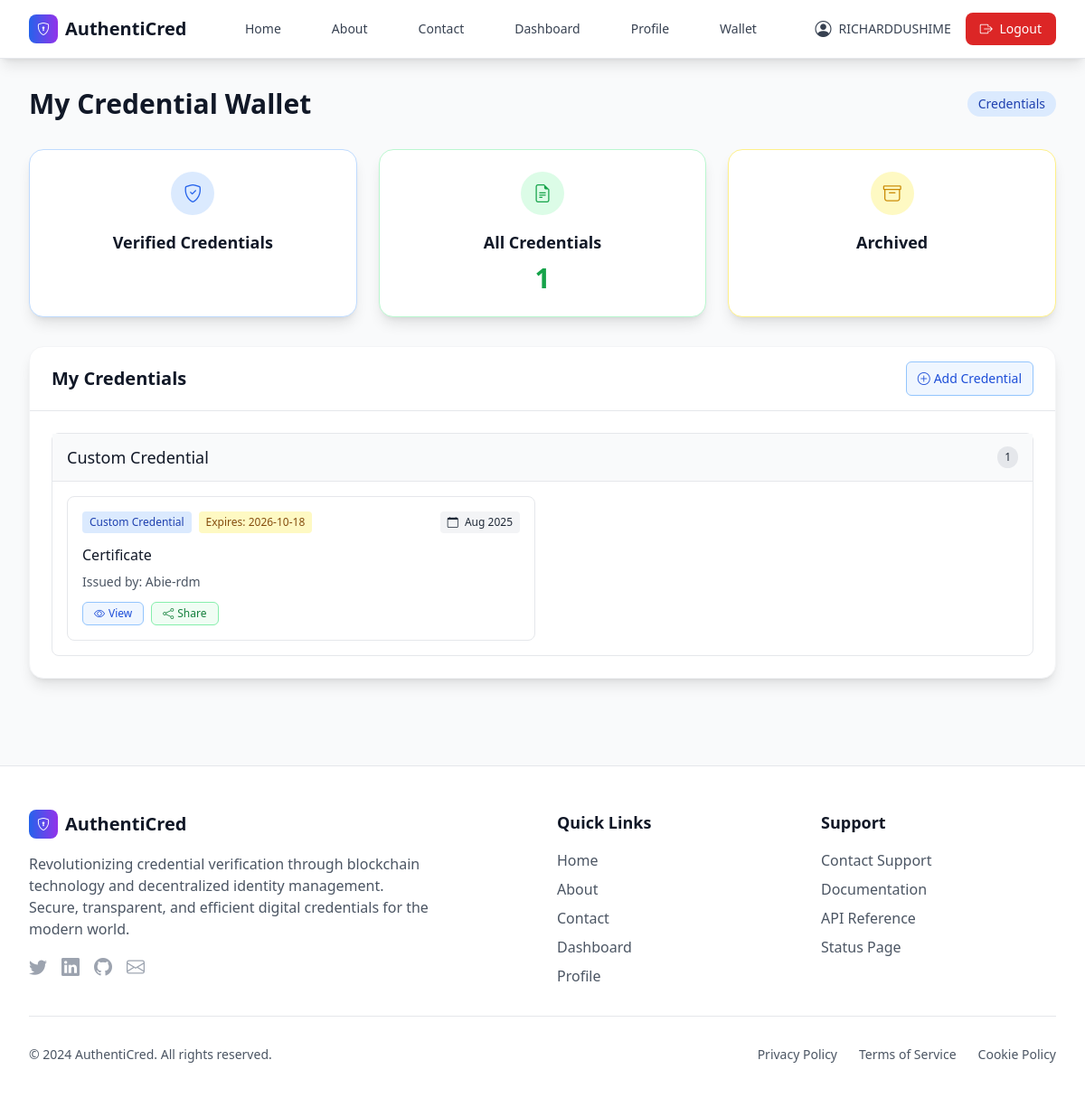
The page /wallets/ (signed in) on the database as committed earlier.
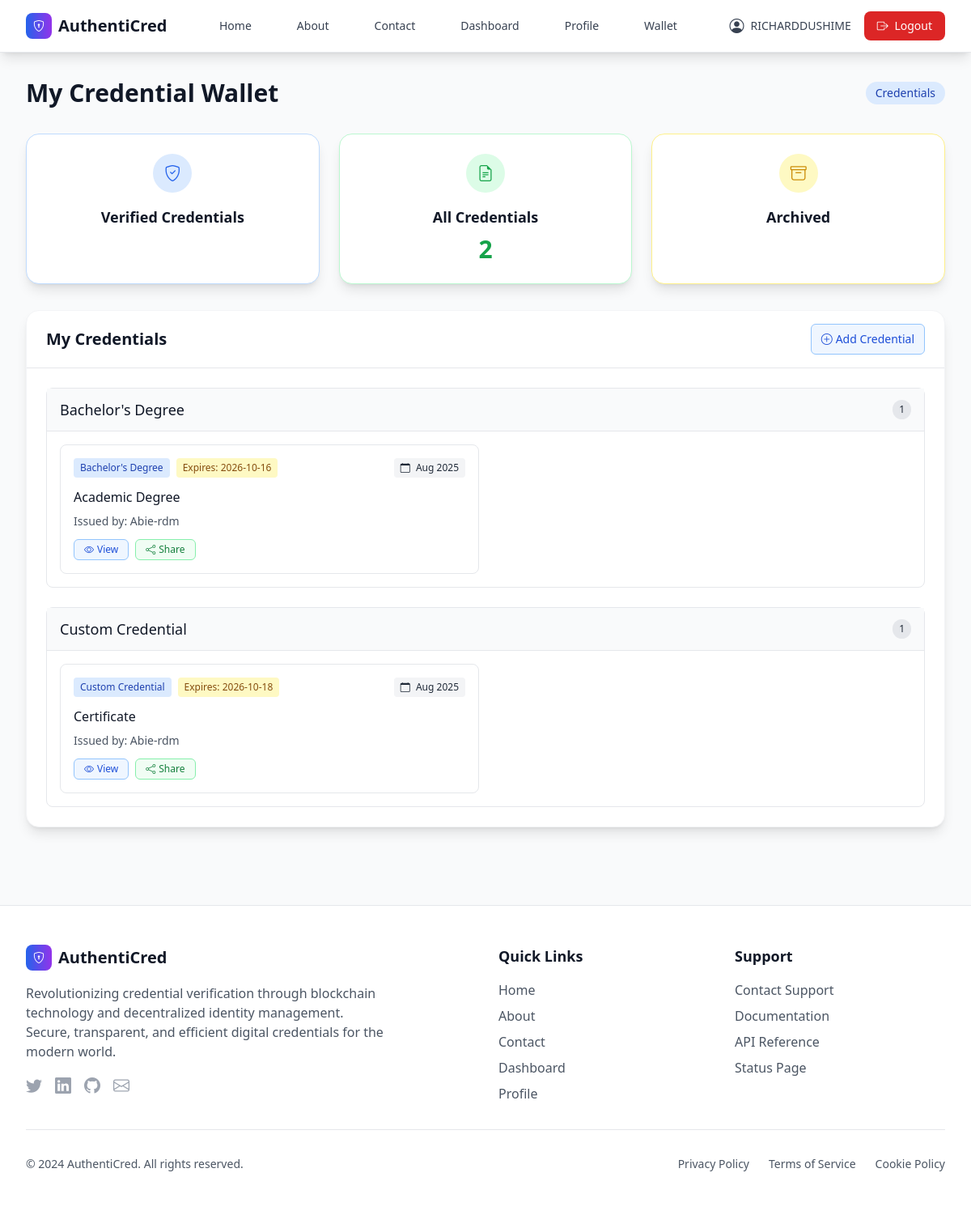
The same page on the database as committed later.
### wallets/models.py (models this page shows, shortened)
class WalletCredential(models.Model):
    id = models.UUIDField(primary_key=True, default=uuid.uuid4, editable=False)
    wallet = models.ForeignKey(Wallet, on_delete=models.CASCADE, related_name='wallet_credentials')
    credential = models.ForeignKey('credentials.Credential', on_delete=models.CASCADE)
    added_at = models.DateTimeField(auto_now_add=True)
    is_archived = models.BooleanField(default=False)
    class Meta:
        unique_together = ('wallet', 'credential')
        ordering = ['-added_at']

### credentials/models.py (models this page shows, shortened)
class Credential(models.Model):
    STATUS_CHOICES = (
        ('DRAFT', 'Draft'),
        ('ISSUED', 'Issued'),
        ('REVOKED', 'Revoked'),
        ('EXPIRED', 'Expired'),
    )
    id = models.UUIDField(primary_key=True, default=uuid.uuid4, editable=False)
    vc_json = models.JSONField()
    issuer = models.ForeignKey('users.User', on_delete=models.CASCADE, related_name='issued_credentials')
    holder = models.ForeignKey('users.User', on_delete=models.CASCADE, related_name='credentials')
    schema = models.ForeignKey(CredentialSchema, on_delete=models.SET_NULL, null=True, blank=True)
    title = models.CharField(max_length=255)
    description = models.TextField(blank=True, null=True)
    credential_type = models.CharField(max_length=100)
    status = models.CharField(max_length=20, choices=STATUS_CHOICES, default='DRAFT')
    created_at = models.DateTimeField(default=timezone.now)
    issued_at = models.DateTimeField(null=True, blank=True)
    expiration_date = models.DateField(null=True, blank=True)
    revocation_reason = models.TextField(blank=True, null=True)
    vc_hash = models.CharField(max_length=64, unique=True, null=True, blank=True, help_text="SHA256 hash of the credential JSON")

### users/models.py (models this page shows, shortened)
class User(AbstractUser):
    id = models.UUIDField(primary_key=True, default=uuid.uuid4, editable=False)
    user_type = models.CharField(max_length=20, choices=USER_TYPE_CHOICES)
    did = models.CharField(max_length=255, unique=True, null=True, blank=True)
    public_key = models.TextField(null=True, blank=True)
    created_at = models.DateTimeField(default=timezone.now)
    updated_at = models.DateTimeField(auto_now=True)
    groups = models.ManyToManyField(
        Group,
        verbose_name='groups',
        blank=True,
        help_text='The groups this user belongs to.',
        related_name="custom_user_set",
        related_query_name="user",
    )
    user_permissions = models.ManyToManyField(
        Permission,
        verbose_name='user permissions',
        blank=True,
        help_text='Specific permissions for this user.',
        related_name="custom_user_set",
        related_query_name="user",
    )
    def is_issuer(self):
        return self.user_type == 'INSTITUTION'
    def is_holder(self):
        return self.user_type == 'STUDENT'
    def is_verifier(self):
        return self.user_type == 'EMPLOYER'

### wallets/views.py (the view)
# urls.py: path('', views.wallet_home, name='wallet_home'),
@login_required
def wallet_home(request):
    wallet, created = Wallet.objects.get_or_create(user=request.user)
    if created:
        private_key, public_key = generate_key_pair()
        wallet.private_key = private_key
        wallet.save()
        request.user.public_key = public_key
        request.user.save()
    credentials = wallet.wallet_credentials.filter(is_archived=False).select_related('credential')
    credential_types = {}
    for wc in credentials:
        cred_type = wc.credential.credential_type
        if cred_type not in credential_types:
            credential_types[cred_type] = []
        credential_types[cred_type].append(wc)
    context = {
        'wallet': wallet,
        'credential_types': credential_types,
        'total_credentials': credentials.count(),
    }
    return render(request, 'wallets/wallet_home.html', context)

### wallets/templates/wallets/wallet_home.html (shortened to what the changed rows need)
{% extends 'users/base.html' %}
{% block content %}
<div class="max-w-7xl mx-auto">
    <div class="flex flex-col sm:flex-row justify-between items-start sm:items-center mb-8">
        <h1 class="text-3xl font-bold text-gray-900">My Credential Wallet</h1>
    </div>
    <div class="grid md:grid-cols-3 gap-6 mb-8">
        <div class="bg-white rounded-2xl shadow-lg border border-green-200 p-6 text-center">
            <div class="w-12 h-12 bg-green-100 rounded-full flex items-center justify-center mx-auto mb-4">
                <i class="bi bi-file-earmark-text text-green-600 text-xl"></i>
            </div>
            <h3 class="text-lg font-semibold text-gray-900 mb-2">All Credentials</h3>
            <p class="text-3xl font-bold text-green-600">{{ total_credentials }}</p>
        </div>
    </div>
    <div class="bg-white rounded-2xl shadow-lg border border-gray-100">
        <div class="px-6 py-4 border-b border-gray-200 flex justify-between items-center">
            <h2 class="text-xl font-semibold text-gray-900">My Credentials</h2>
        </div>
        <div class="p-6">
            {% if credential_types %}
                <div class="space-y-6">
                    {% for cred_type, credentials in credential_types.items %}
                    <div class="border border-gray-200 rounded-lg">
                        <div class="px-4 py-3 bg-gray-50 border-b border-gray-200">
                            <div class="flex items-center justify-between">
                                <h3 class="text-lg font-medium text-gray-900">{{ cred_type }}</h3>
                                <span class="bg-gray-200 text-gray-800 px-2 py-1 rounded-full text-xs font-medium">
                                    {{ credentials|length }}
                                </span>
                            </div>
                        </div>
                        <div class="p-4">
                            <div class="grid md:grid-cols-2 gap-4">
                                {% for wc in credentials %}
                                <div class="border border-gray-200 rounded-lg p-4 hover:bg-gray-50 transition-colors">
                                    <div class="flex justify-between items-start mb-3">
                                        <div class="flex flex-wrap gap-2">
                                            <span class="bg-blue-100 text-blue-800 px-2 py-1 rounded text-xs font-medium">
                                                {{ wc.credential.credential_type }}
                                            </span>
                                            {% if wc.credential.expiration_date %}
                                            <span class="bg-yellow-100 text-yellow-800 px-2 py-1 rounded text-xs font-medium">
                                                Expires: {{ wc.credential.expiration_date|date:"Y-m-d" }}
                                            </span>
                                            {% endif %}
                                        </div>
                                        <span class="bg-gray-100 text-gray-800 px-2 py-1 rounded text-xs font-medium">
                                            <i class="bi bi-calendar mr-1"></i> {{ wc.added_at|date:"M Y" }}
                                        </span>
                                    </div>
                                    <h4 class="font-medium text-gray-900 mb-2">{{ wc.credential.title }}</h4>
                                    <p class="text-sm text-gray-600 mb-3">
                                        Issued by: {{ wc.credential.issuer.username }}
                                    </p>
                                    <div class="flex space-x-2">
                                        <a href="{% url 'credential_detail' wc.credential.id %}"
                                           class="inline-flex items-center px-3 py-1 border border-blue-300 rounded-md text-xs font-medium text-blue-700 bg-blue-50 hover:bg-blue-100 transition-colors">
                                            <i class="bi bi-eye mr-1"></i> View
                                        </a>
                                        <a href="{% url 'share_credential' wc.id %}"
                                           class="inline-flex items-center px-3 py-1 border border-green-300 rounded-md text-xs font-medium text-green-700 bg-green-50 hover:bg-green-100 transition-colors">
                                            <i class="bi bi-share mr-1"></i> Share
                                        </a>
                                    </div>
                                </div>
                                {% endfor %}
                            </div>
                        </div>
                    </div>
                    {% endfor %}
                </div>
            {% endif %}
        </div>
    </div>
</div>
{% endblock %}

Rows that differ between the two databases and show on the page:
added WalletCredential: credential_type "Bachelor's Degree", credentials "1", credential.credential_type "Bachelor's Degree", credential.expiration_date "2026-10-16", added_at "Aug 2025", credential "Academic Degree", credential.issuer.username "Abie-rdm"
Other text that changed with them:
{{ total_credentials }}: "1" → "2"
